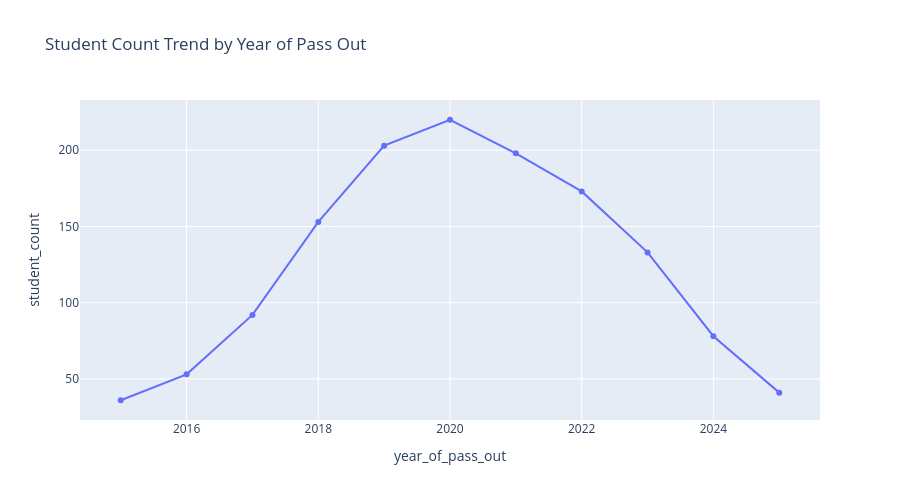

Source (notebook cell):
### Code cell
fig = px.line(
    year_count,
    x="year_of_pass_out",
    y="student_count",
    markers=True,
    title="Student Count Trend by Year of Pass Out"
)

fig.update_traces(text=year_count["student_count"], textposition="top center")
fig.update_layout(height=500)

fig.show()

### Figure 1 — Plotly figure (JSON) as saved in the notebook; plotly's stock layout.template omitted (floating-point values rounded to 4 significant figures)
{"data": [{"hovertemplate": "year_of_pass_out=%{x}<br>student_count=%{y}<extra></extra>", "legendgroup": "", "line": {"color": "#636efa", "dash": "solid"}, "marker": {"symbol": "circle"}, "mode": "lines+markers", "name": "", "orientation": "v", "showlegend": false, "text": [36, 53, 92, 153, 203, 220, 198, 173, 133, 78, 41], "textposition": "top center", "type": "scatter", "x": [2015, 2016, 2017, 2018, 2019, 2020, 2021, 2022, 2023, 2024, 2025], "xaxis": "x", "y": [36, 53, 92, 153, 203, 220, 198, 173, 133, 78, 41], "yaxis": "y"}], "layout": {"height": 500, "legend": {"tracegroupgap": 0}, "title": {"text": "Student Count Trend by Year of Pass Out"}, "xaxis": {"anchor": "y", "domain": [0, 1], "title": {"text": "year_of_pass_out"}}, "yaxis": {"anchor": "x", "domain": [0, 1], "title": {"text": "student_count"}}}}
